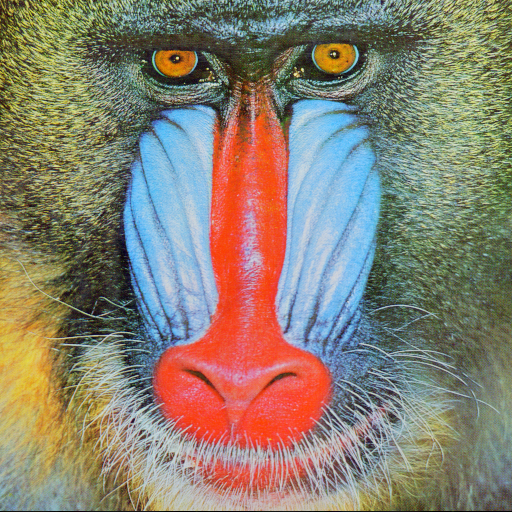
#> input picture src/Exercicios/HelloOpenCV/baboon.png, 512 x 512 px
$ python HelloPixels2.py
#> lines starting #> are read from the running program, lines starting #| are printed output that depends on the picture
import numpy as np
import cv2 as cv

img = cv.imread('baboon.png')
#> img is the input picture: shape (512, 512, 3); mean B, G, R 113.1, 128.9, 137.4

b, g, r = cv.split(img)
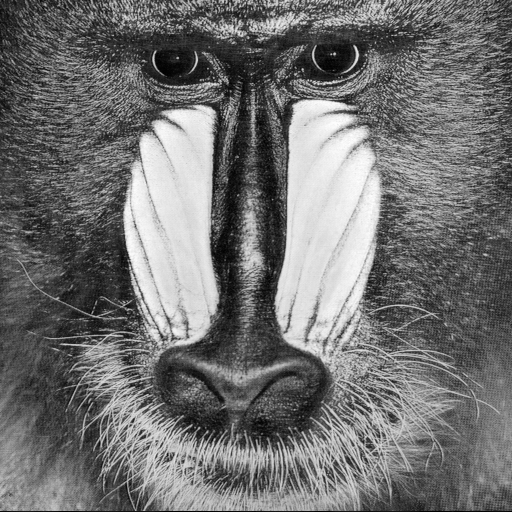
#> b: shape (512, 512); min 0, max 255, mean 113.1
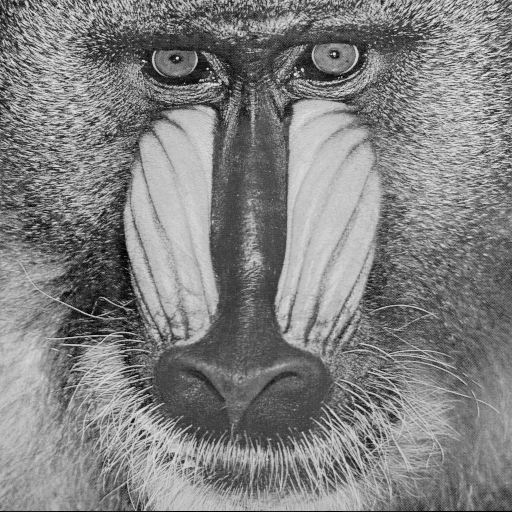
#> g: shape (512, 512); min 0, max 236, mean 128.9
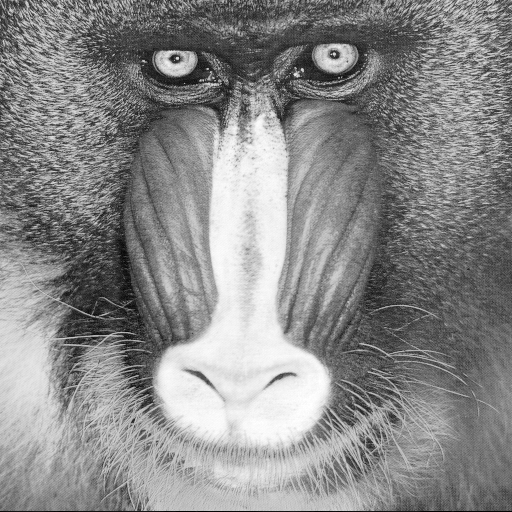
#> r: shape (512, 512); min 0, max 255, mean 137.4

img2 = cv.merge([r,g,b])

cv.imshow('Imagem Original', img)
cv.imshow('Canal vermelho', r)
cv.imshow('Canal verde',g)
cv.imshow('Canal azul',b)
cv.imshow('Imagem unida',img2)

cv.waitKey(0)

$ run again, with src/Exercicios/HelloOpenCV/download.jpg saved as src/Exercicios/HelloOpenCV/baboon.png
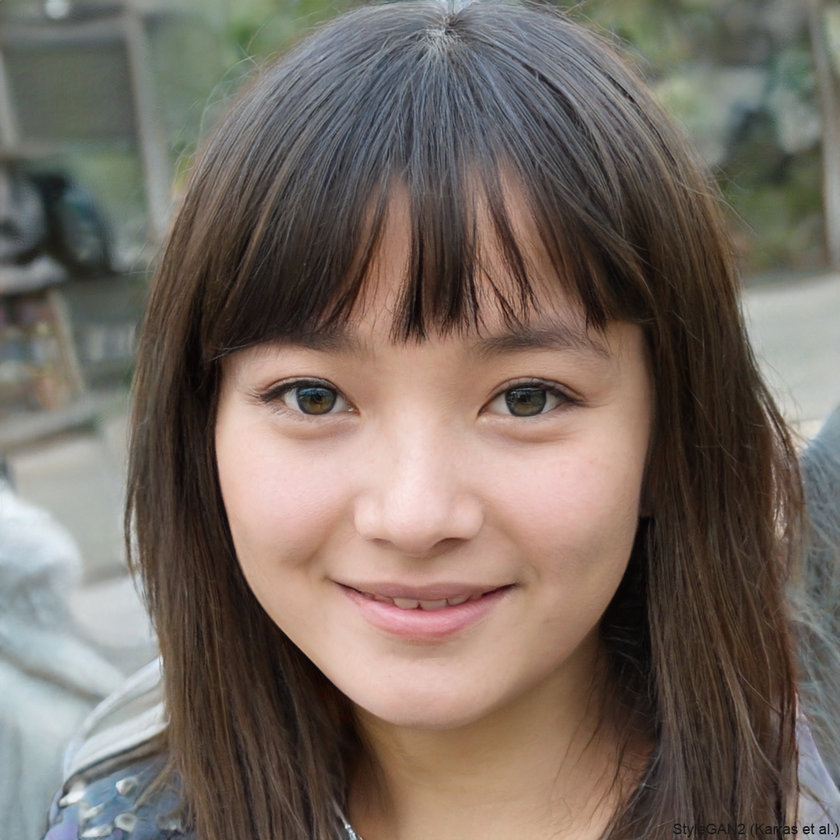
#> input picture src/Exercicios/HelloOpenCV/download.jpg, 840 x 840 px, shrunk from 1024 x 1024 before the run
#> img is the input picture: shape (840, 840, 3); mean B, G, R 98.4, 107, 118.6
#> `b, g, r = cv.split(img)`:
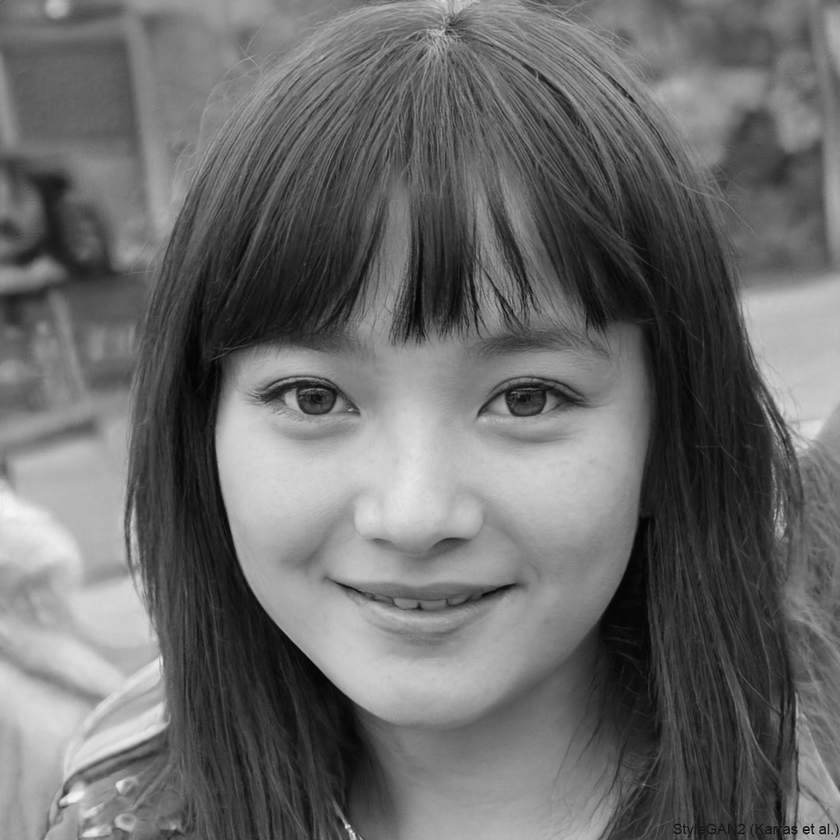
#> g: shape (840, 840); min 2, max 246, mean 107
#> `b, g, r = cv.split(img)`:
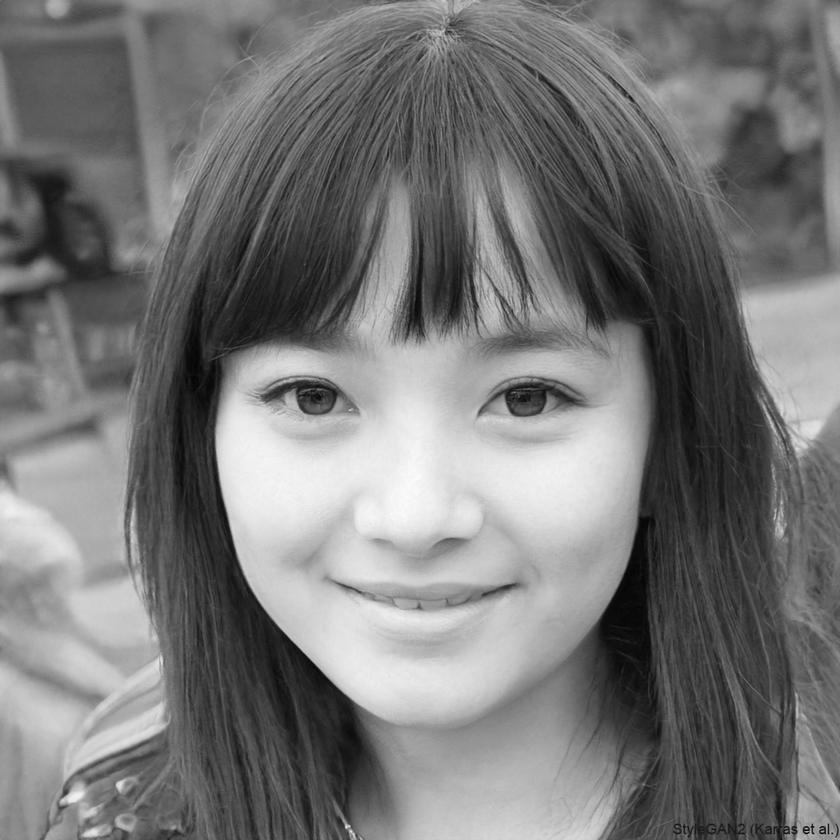
#> r: shape (840, 840); min 3, max 251, mean 118.6
